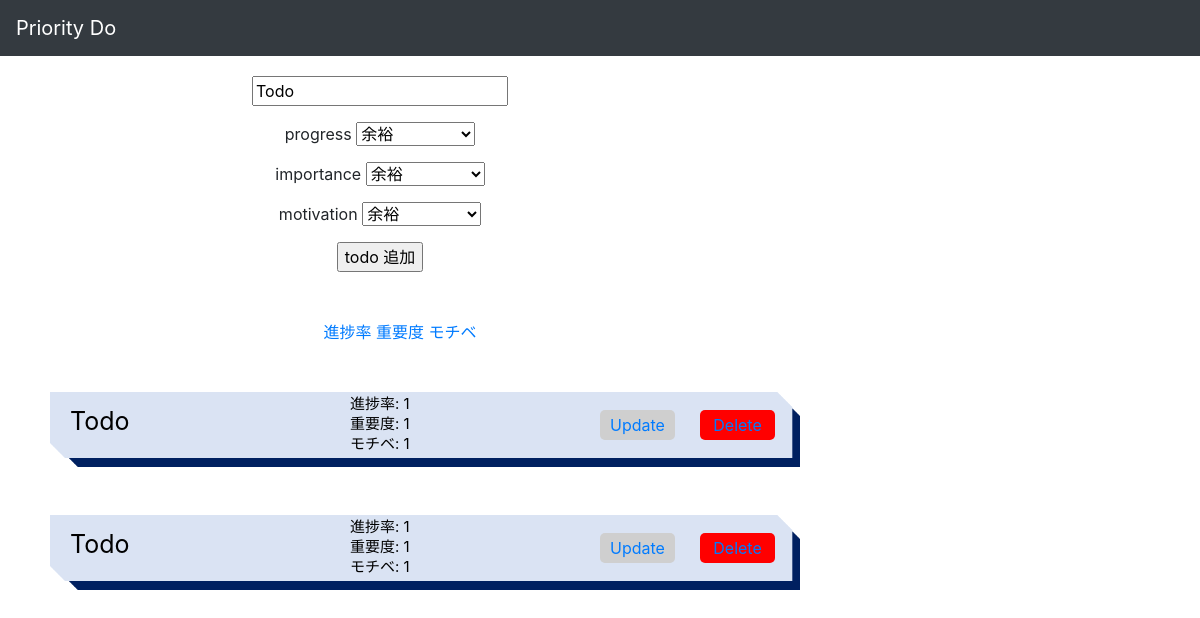
/, run on an earlier commit of the app's database.
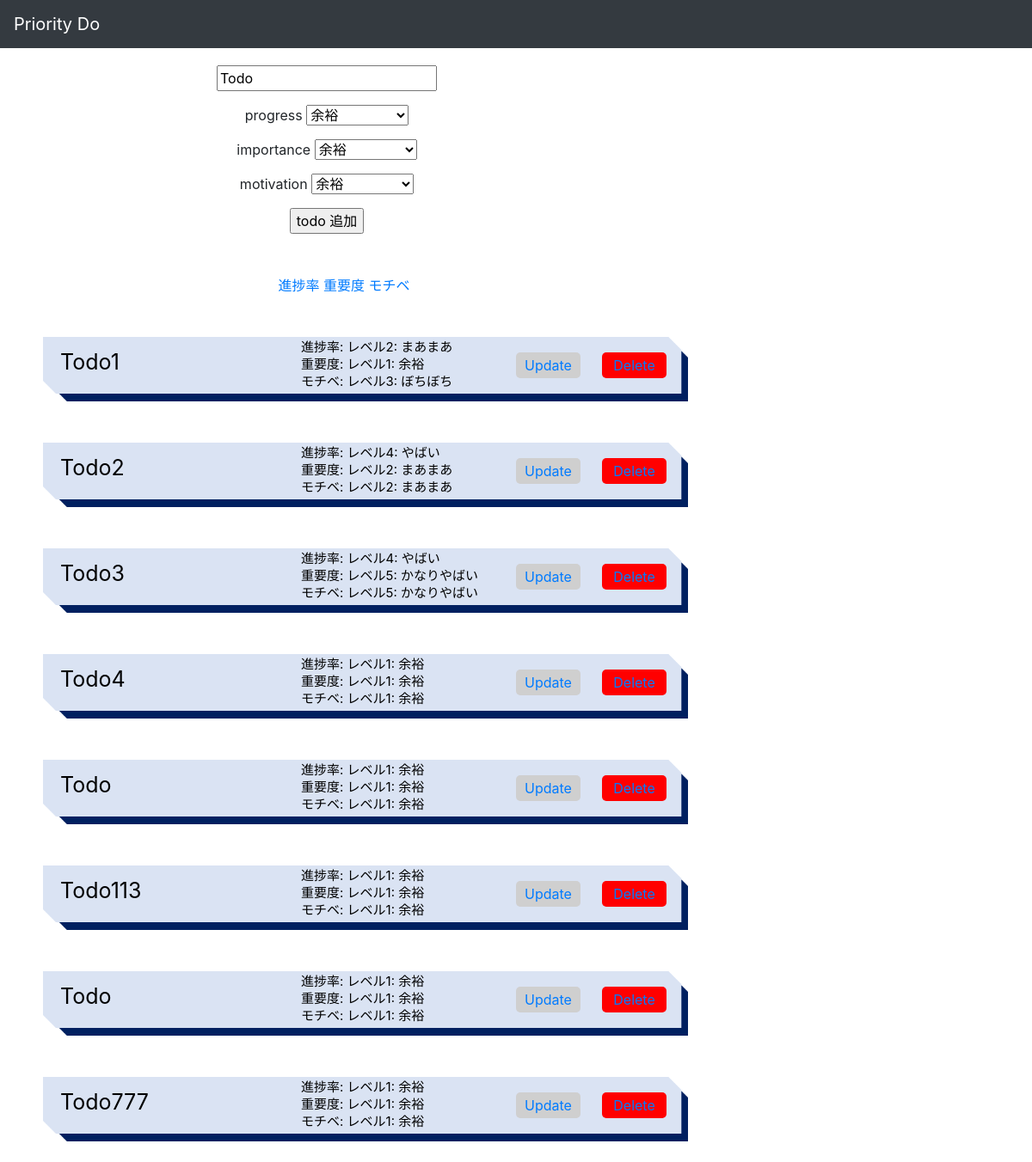
And on a later commit of the database.
### todo/models.py (models this page shows)
class Todo(models.Model):
    class Meta(object):
        db_table = 'todo'
    priorityList = [
        ("レベル1---余裕", "余裕"),
        ("レベル2---まあまあ", "まあまあ"),
        ("レベル3---ぼちぼち", "ぼちぼち"),
        ("レベル4---やばい", "やばい"),
        ("レベル5---かなりやばい", "かなりやばい")
    ]
    title = models.CharField(verbose_name='todo text', max_length=200, default='Todo')
    completed = models.BooleanField(verbose_name='completed', default=False)
    progress = models.CharField(verbose_name='progress',choices=priorityList, default=1, max_length=20)
    importance = models.CharField(verbose_name='importance',choices=priorityList, default=1, max_length=20)
    motivation = models.CharField(verbose_name='motivation',choices=priorityList, default=1, max_length=20)
    def __str__(self):
        return self.title

### todo/views.py (the view)
# urls.py: path('', views.index, name="list"),
def index(request):
    todo = Todo.objects.all()
    form = TodoForm()
    if request.method == 'POST':
        form = TodoForm(request.POST)
        if form.is_valid():
            form.save()
        return redirect('/')
    context = {'todo': todo, 'form':form}
    return render(request, 'todo/index.html', context)

### todo/forms.py
class TodoForm(forms.ModelForm):
    class Meta:
        model = Todo
        fields = '__all__'

### templates/todo/index.html (shortened to what this page needs)
{% extends "base.html" %}
{% load static %}
{% block content %}
<div style="text-align:center;">
    <head>
        <link rel="stylesheet" href="//../../static/css/bootstrap/css/bootstrap.min.css">
    </head>
    <form method="POST" action="/">
        <div>
            <p>{{form.title}}</p>
            <p>progress {{form.progress}}</p>
            <p>importance {{form.importance}}</p>
            <p>motivation {{form.motivation}}</p>
            <input type="submit" name="Create Todo" value="todo 追加">
        </div>
    </form>
    <br>
    <br>
    <div class='a1'>
        <a href="{% url 'sort_progress' %}">進捗率</a>
        <a href="{% url 'sort_importance' %}">重要度</a>
        <a href="{% url 'sort_motivation' %}">モチベ</a>
    </div>
</div>
<br>
{% for i in todo %}
<div class='a1'>
    <br>
    <img src="/../../static/images/list.png" width="750" height="75"></image>
    {% if i.completed == True %}
    <strike>
        <p class="title">{{i}}</p>
        <p class="progress2">進捗率: {{i.progress}}</p>
        <p class="importance">重要度: {{i.importance}}</p>
        <p class="motivation">モチベ: {{i.motivation}}</p>
    </strike>
    {% else %}
    <span>
        <p class="title">{{i}}</p>
        <p class="progress2">進捗率: {{i.progress}}</p>
        <p class="importance">重要度: {{i.importance}}</p>
        <p class="motivation">モチベ: {{i.motivation}}</p>
    </span>
    {% endif %}
    <p class="update"><a href="{% url 'update_todo' i.id %}">Update</a></p>
    <p class="delete"><a href="{% url 'delete' i.id %}">Delete</a></p>
    <br>
</div>
{% endfor %}
{% endblock content %}

What changed in the data, as far as the page shows it:
removed Todo: title "Todo", progress "1", importance "1", motivation "1"
removed Todo: title "Todo", progress "1", importance "1", motivation "1"
added Todo: title "Todo1", progress "レベル2: まあまあ", importance "レベル1: 余裕", motivation "レベル3: ぼちぼち"
added Todo: title "Todo2", progress "レベル4: やばい", importance "レベル2: まあまあ", motivation "レベル2: まあまあ"
added Todo: title "Todo3", progress "レベル4: やばい", importance "レベル5: かなりやばい", motivation "レベル5: かなりやばい"
added Todo: title "Todo4", progress "レベル1: 余裕", importance "レベル1: 余裕", motivation "レベル1: 余裕"
added Todo: title "Todo", progress "レベル1: 余裕", importance "レベル1: 余裕", motivation "レベル1: 余裕"
added Todo: title "Todo113", progress "レベル1: 余裕", importance "レベル1: 余裕", motivation "レベル1: 余裕"
added Todo: title "Todo", progress "レベル1: 余裕", importance "レベル1: 余裕", motivation "レベル1: 余裕"
added Todo: title "Todo777", progress "レベル1: 余裕", importance "レベル1: 余裕", motivation "レベル1: 余裕"
